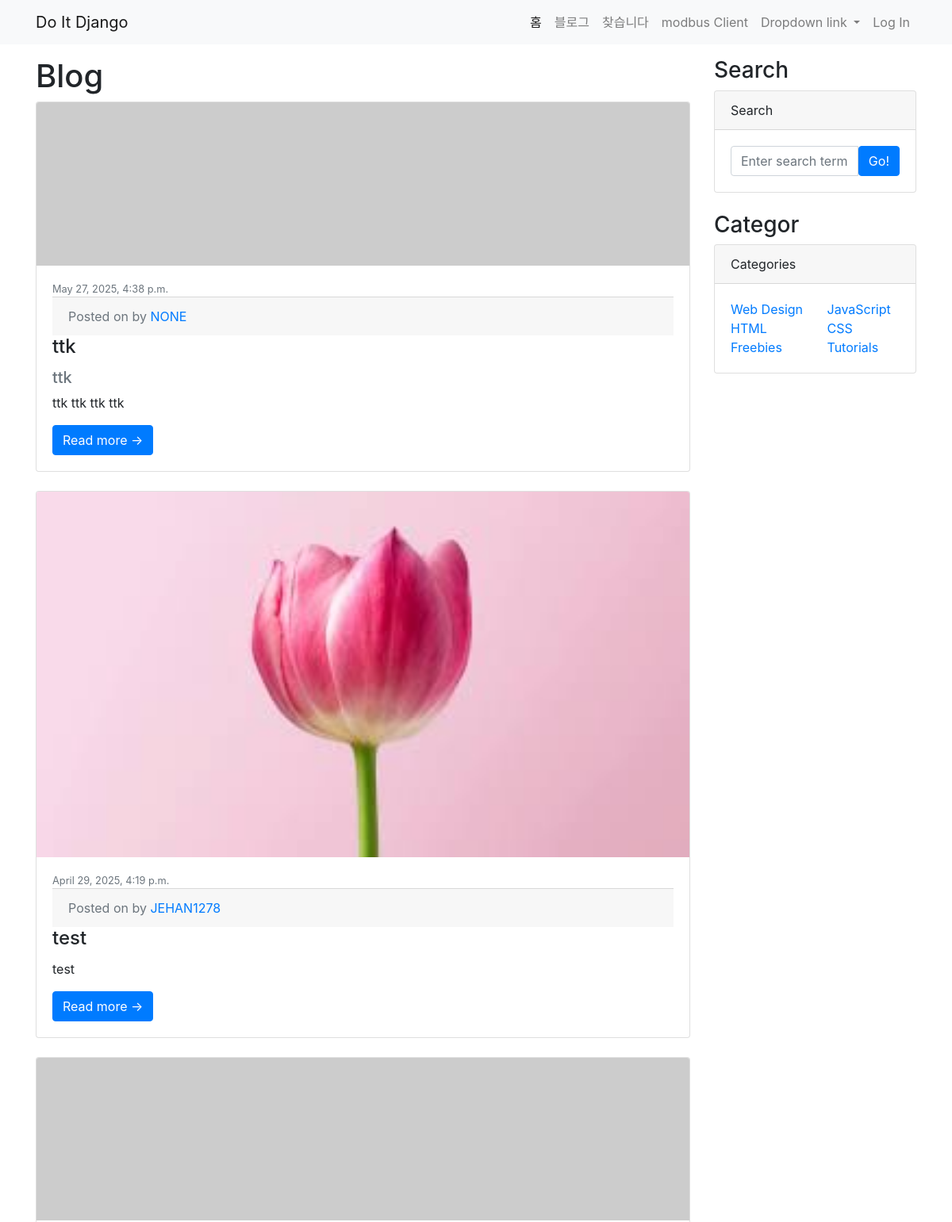
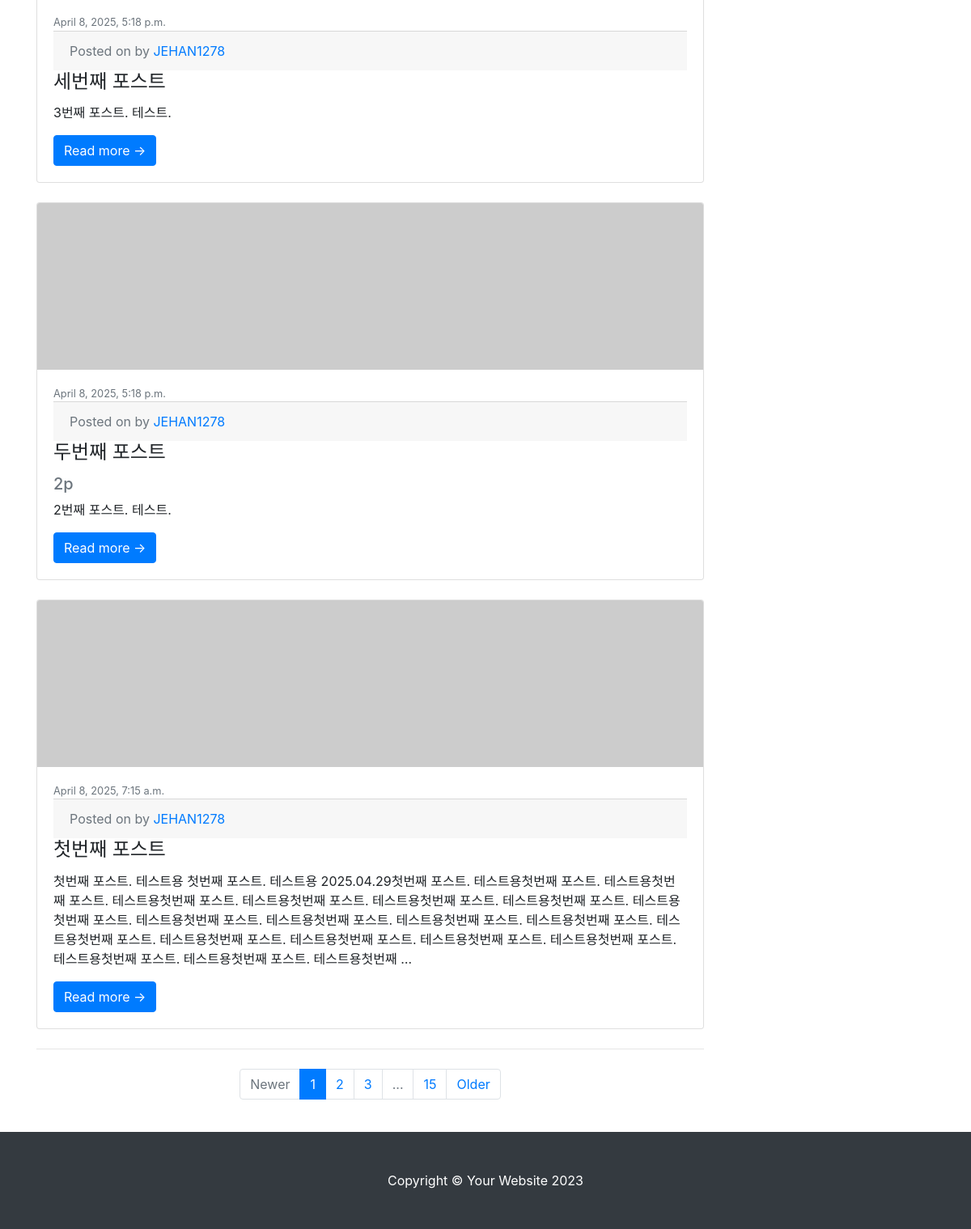
Screenshot of /blog/ with the database file from the repository (2 pictures, top to bottom).
### blog/models.py (models this page shows, shortened)
class Post(models.Model):
    title = models.CharField(max_length=30)
    hook_text = models.CharField(max_length=100, blank=True)
    content = models.TextField()
    head_image = models.ImageField(upload_to='blog/images/%Y/%m/%d/', blank=True)
    file_upload = models.FileField(upload_to='blog/images/%Y/%m/%d/', blank=True)
    created_at = models.DateTimeField(auto_now_add=True)
    updated_at = models.DateTimeField(auto_now=True)
    author = models.ForeignKey(User, null=True, on_delete=models.SET_NULL)
    Category = models.ForeignKey(Category, null=True, blank=True, on_delete=models.SET_NULL)
    def __str__(self):
        return f'[{self.pk}]{self.title} :: {self.author}'
    def get_absolute_url(self):
        return f'/blog/{self.pk}/'

### blog/views.py (the view)
# urls.py: path('',views.PostList.as_view()),
class PostList(ListView):
    model = Post
    ordering = '-pk'

### blog/templates/blog/post_list.html (shortened to what this page needs)
{% extends 'blog/base.html' %}
{% block main_area %}
  <h1>Blog</h1>
  {% if post_list.exists %}
  {% for p in post_list %}
  <div class="card mb-4">
    {% if p.head_image %}
      <a href="#!"><img class="card-img-top" src="{{ p.head_image.url }}" alt="{{ p }} head image" /></a>
    {% else %}
      <img class="card-img-top" src="https://picsum.photos/seed/{{ p.id }}/800/200" alt="random_image" />
    {% endif %}
      <div class="card-body">
          <div class="small text-muted">{{ p.created_at }}</div>
          <div class="card-footer text-muted">
              Posted on {{ p.created }} by
              <a href="#">{{ p.author | upper }}</a>
          </div>
          <h2 class="card-title h4">{{ p.title }}</h2>
          {% if p.hook_text %}
            <h5 class="text-muted">{{ p.hook_text }}</h5>
          {% endif %}
          <p class="card-text">{{ p.content | truncatewords:45 }}</p>
          <a class="btn btn-primary" href="{{ p.get_absolute_url }}">Read more &rarr;</a>
      </div>
  </div>
  {% endfor %}
  {% else %}
      <h3>아직 게시물이 없음.</h3>
  {% endif %}
  <nav aria-label="Pagination">
      <hr class="my-0" />
      <ul class="pagination justify-content-center my-4">
          <li class="page-item disabled"><a class="page-link" href="#" tabindex="-1" aria-disabled="true">Newer</a></li>
          <li class="page-item active" aria-current="page"><a class="page-link" href="#!">1</a></li>
          <li class="page-item"><a class="page-link" href="#!">2</a></li>
          <li class="page-item"><a class="page-link" href="#!">3</a></li>
          <li class="page-item disabled"><a class="page-link" href="#!">...</a></li>
          <li class="page-item"><a class="page-link" href="#!">15</a></li>
          <li class="page-item"><a class="page-link" href="#!">Older</a></li>
      </ul>
  </nav>
{% endblock %}

### rows the page displays
Post: created_at "May 27, 2025, 4:38 p.m.", author "NONE", title "ttk", hook_text "ttk", content "ttk ttk ttk ttk"
Post: head_image (picture), created_at "April 29, 2025, 4:19 p.m.", author "JEHAN1278", title "test", content "test"
Post: created_at "April 8, 2025, 5:18 p.m.", author "JEHAN1278", title "세번째 포스트", content "3번째 포스트. 테스트."
Post: created_at "April 8, 2025, 5:18 p.m.", author "JEHAN1278", title "두번째 포스트", hook_text "2p", content "2번째 포스트. 테스트."
Post: created_at "April 8, 2025, 7:15 a.m.", author "JEHAN1278", title "첫번째 포스트", content "첫번째 포스트. 테스트용 첫번째 포스트. 테스트용 2025.04.29첫번째 포스트. 테스트용첫번째 포스트. 테스트용첫번째 포스트. 테스트용첫번째 포스트. 테스트용첫번째 포스트. 테스트용첫번째 포스트. 테스트용첫번째 포스트. 테스트용첫번째 포스트. 테스트용첫번째 포스트. 테스트용첫번째 포스트. 테스트용첫번째 포스트. 테스트용첫번째 포스트. 테스트용첫번째 포스트. 테스트용첫번째 포스트. 테스트용첫번째 포스트. 테스트용첫번째 포스트. 테스트용첫번째 포스트. 테스트용첫번째 포스트. 테스트용첫번째 포스트. 테스트용첫번째 …"
